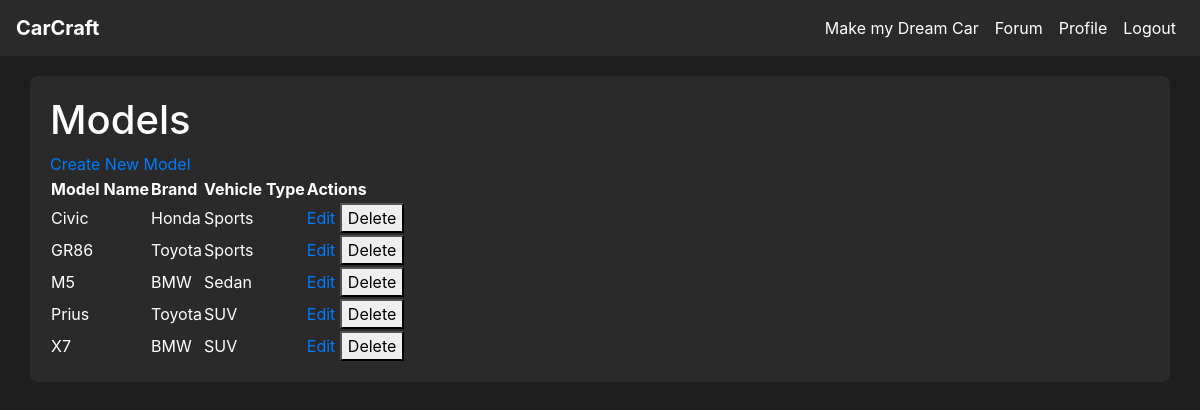
/models (signed in), run on the app's committed database.
### tables this page shows
CREATE TABLE model (
    model_id INTEGER PRIMARY KEY AUTOINCREMENT,
    brand_id INTEGER NOT NULL,
    type_id INTEGER NOT NULL,
    name VARCHAR(100) NOT NULL,
    FOREIGN KEY (brand_id) REFERENCES brand(brand_id),
    FOREIGN KEY (type_id) REFERENCES vehicle_type(type_id)
);

CREATE TABLE brand (
    brand_id INTEGER PRIMARY KEY AUTOINCREMENT,
    name VARCHAR(20)
);

CREATE TABLE vehicle_type (
    type_id INTEGER PRIMARY KEY AUTOINCREMENT,
    name VARCHAR(20) NOT NULL
);

### app.py (the view)
@app.route('/models')
@login_required
def models():
    conn = get_db_connection()
    models = conn.execute('''
        SELECT model.model_id, model.name as model_name, brand.name as brand_name, vehicle_type.name as type_name
        FROM model
        JOIN brand ON model.brand_id = brand.brand_id
        JOIN vehicle_type ON model.type_id = vehicle_type.type_id
        ORDER BY model.name
    ''').fetchall()
    conn.close()
    return render_template('model.html', models=models)

### app.py (called while the page is built)
def get_db_connection():
    conn = sqlite3.connect(DATABASE)
    conn.row_factory = sqlite3.Row  # This enables column access by name: row['column_name']
    return conn

@login_manager.user_loader
def load_user(user_id):
    return User.get(user_id)

    @staticmethod
    def get(user_id):
        conn = get_db_connection()
        user_data = conn.execute('SELECT * FROM user WHERE user_id = ?', (user_id,)).fetchone()
        conn.close()
        if user_data:
            return User(
                user_id=user_data['user_id'],
                username=user_data['username'],
                email=user_data['email'],
                password_hash=user_data['password_hash'],
                admin=bool(user_data['admin'])
            )
        return None

### templates/model.html (shortened to what this page needs)
{% extends "base.html" %}
{% block content %}
<h1>Models</h1>
<a href="{{ url_for('create_model') }}">Create New Model</a>
<table>
    <tr>
        <th>Model Name</th>
        <th>Brand</th>
        <th>Vehicle Type</th>
        <th>Actions</th>
    </tr>
    {% for model in models %}
    <tr>
        <td>{{ model['model_name'] }}</td>
        <td>{{ model['brand_name'] }}</td>
        <td>{{ model['type_name'] }}</td>
        <td>
            <a href="{{ url_for('edit_model', model_id=model['model_id']) }}">Edit</a>
            <form action="{{ url_for('delete_model', model_id=model['model_id']) }}" method="POST" style="display:inline;">
                <button type="submit" onclick="return confirm('Are you sure?')">Delete</button>
            </form>
        </td>
    </tr>
    {% endfor %}
</table>
{% endblock %}

### static/css/style.css (style rules this page uses)
body { background-color: #1e1e1e; color: #ffffff; }
h1, h2, h3, h4, h5, h6 { color: #ffffff; }
a { color: #007bff; }

### data on the page
model: model_name "Civic", brand_name "Honda", type_name "Sports"
model: model_name "GR86", brand_name "Toyota", type_name "Sports"
model: model_name "M5", brand_name "BMW", type_name "Sedan"
model: model_name "Prius", brand_name "Toyota", type_name "SUV"
model: model_name "X7", brand_name "BMW", type_name "SUV"
